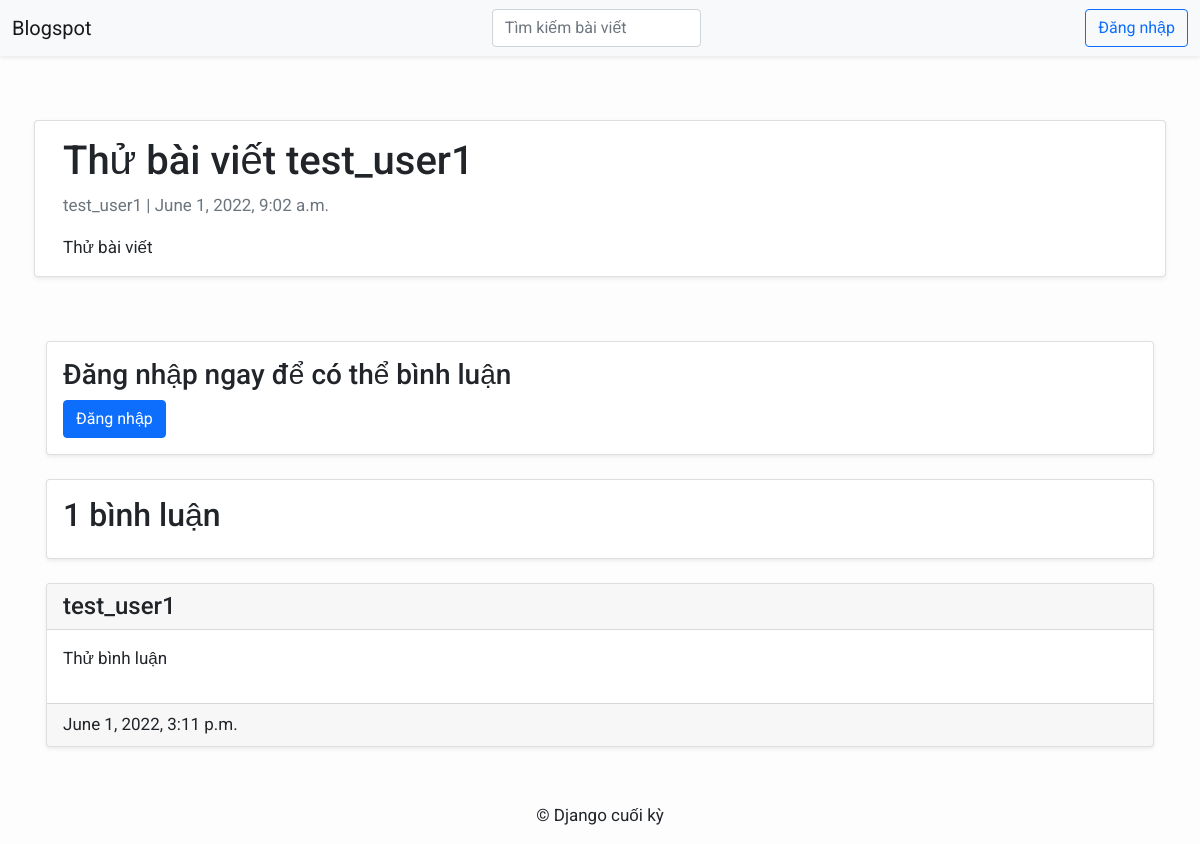
Screenshot of /detail/thu-bai-viet-test_user1/ with the database file from the repository.
### blog_app/models.py (models this page shows, shortened)
class Post(models.Model):
    title = models.CharField(max_length=200, unique=True)
    slug = models.SlugField(max_length=200, unique=True)
    author = models.ForeignKey(User, on_delete= models.CASCADE,related_name='blog_posts')
    updated_on = models.DateTimeField(auto_now= True)
    content = models.TextField()
    created_on = models.DateTimeField(auto_now_add=True)
    status = models.IntegerField(choices=STATUS, default=0)
    class Meta:
        ordering = ['-created_on']

class Comment(models.Model):
    post = models.ForeignKey(Post,on_delete=models.CASCADE,related_name='comments')
    name = models.CharField(max_length=80)
    email = models.EmailField()
    body = models.TextField()
    created_on = models.DateTimeField(auto_now_add=True)
    active = models.BooleanField(default=False)
    class Meta:
        ordering = ['created_on']

### blog_app/views.py (the view)
# urls.py: path('detail/<slug:slug>/', views.post_detail, name='post_detail'),
def post_detail(request, slug):
    template_name = 'post_detail.html'
    post = get_object_or_404(Post, slug=slug)
    comments = post.comments.filter(active=True)
    new_comment = None
    if request.method == 'POST':
        comment_content = request.POST['comment']
        new_comment = Comment.objects.create(post=post, name=request.user.username, body=comment_content, active=True)
        new_comment.save()
        return redirect('post_detail', slug=post.slug)
    context = {
        'post': post,
        'comments': comments,
    }
    return render(request, template_name, context)

### templates/post_detail.html (shortened to what this page needs)
{% extends 'base.html' %} {% block content %}
<div class="p-3 container">
  <div class="row">
    <div class="card mx-auto mt-5 mb-5 shadow-sm left top">
      <div class="card-body">
        <h1>{% block title %} {{ post.title }} {% endblock title %}</h1>
        <p class=" text-muted">{{ post.author }} | {{ post.created_on }}</p>
        <p class="card-text ">{{ post.content | safe }}</p>
      </div>
    </div>
  </div>
  <div class="card shadow-sm mx-auto mb-4 mt-3 ">
    <div class="card-body">
      {% if request.user.is_authenticated %}
      <div class="mb-3">
        <h3>Để lại bình luận</h3>
      </div>
      <form method="post" action="{% url 'post_detail' post.slug %}" class="needs-validation" novalidate>
        <div class="form-floating mb-3">
          <textarea class="form-control" id="comment" name="comment" placeholder="Bình luận..." required style="height: 100px;"></textarea>
          <label for="comment">Nội dung bình luận...</label>
          <div class="invalid-feedback">Nội dung bình luận không được để trống</div>
        </div>
        {% csrf_token %}
        <button type="submit" class="btn btn-primary  btn-lg">Bình luận</button>
      </form>
      {% else %}
      <h3>Đăng nhập ngay để có thể bình luận</h3>
      <a href="{% url 'login_form' %}" class="btn btn-primary">Đăng nhập</a>
      {% endif %}
    </div>
  </div>
  <div class="card mx-auto mb-4 mt-3 shadow-sm">
    <div class="card-body">
      <h2>{{ comments.count }} bình luận</h2>
    </div>
  </div>
  {% for comment in comments %}
  <div class="card mx-auto mb-4 mt-3 shadow-sm">
    <h4 class="card-header">
      {{ comment.name }}
    </h4>
    <div class="card-body">
      <div class="comments">
        {{ comment.body | linebreaks }}
      </div>
    </div>
    <div class="card-footer">
        {{ comment.created_on }}
    </div>
  </div>
  {% endfor %}
</div>
{% endblock content %}

### static/css/index.css (style rules this page uses)
body { font-family: "Roboto", sans-serif; font-size: 17px; background-color: #fdfdfd; }

### rows the page displays
Post: title "Thử bài viết test_user1", author "test_user1", created_on "June 1, 2022, 9:02 a.m.", content "Thử bài viết"
Comment: name "test_user1", body "Thử bình luận", created_on "June 1, 2022, 3:11 p.m."

### other values shown
{{ comments.count }} "1"
